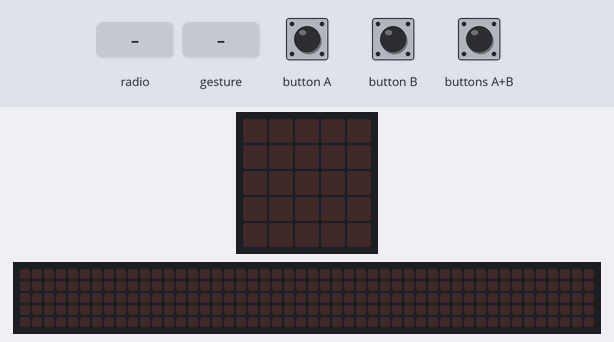
A program run on a simulated BBC micro:bit (MakeCode). Shown: the board's 5×5 LED display, a strip that is not on the board, showing the scrolling text unrolled. The inputs (shaded band) are chosen by the test bench. A tilt is held for 1.5 s and a shake lasts 1 s, then the board lies face up again; the 48×5 strip is a reading aid, not a part: it shows the text the display is scrolling, unrolled, one strip-width of it at a time.

Above: at 1.2 s.
1.3 s: radio message "1" arrives
At 2.5 s:
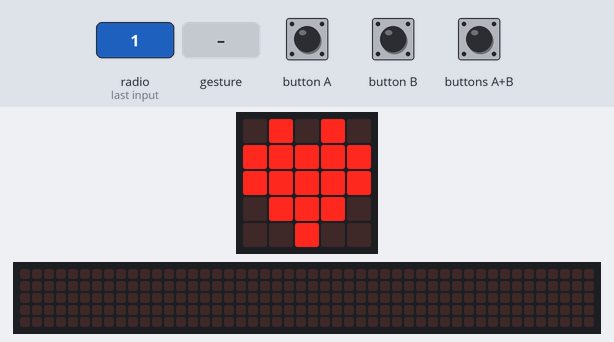
4.3 s: button B pressed for 0.15 s
At 6.92 s:
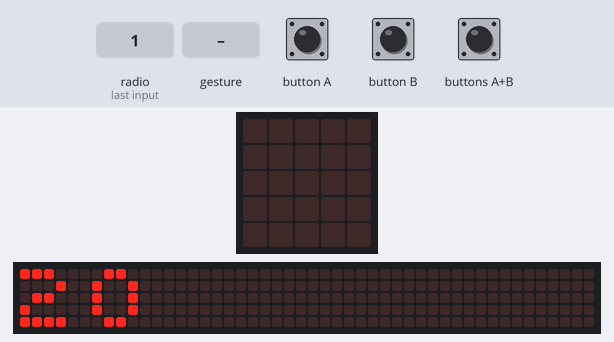
7.3 s: button A pressed for 0.15 s
At 7.8 s:
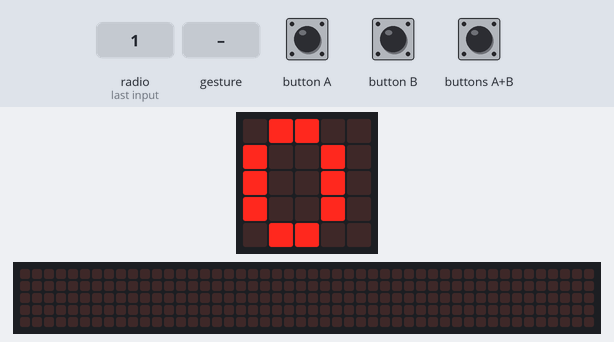
9.7 s: radio message "5" arrives
At 10.2 s:
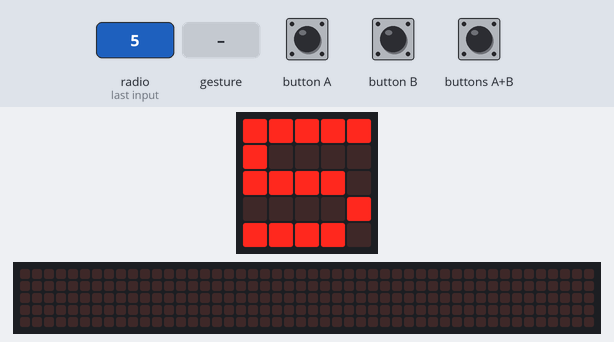
12.7 s: gesture 'shake'
At 13.3 s:
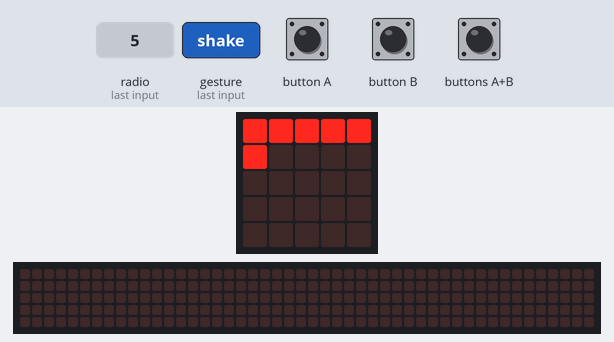
14.5 s: gesture 'logo down'
At 14.67 s:
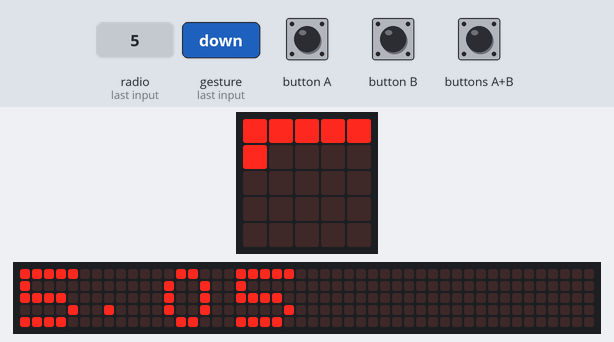
Timing chart, 0 to 17.5 s (numbered marks = the images above; inputs shaded):
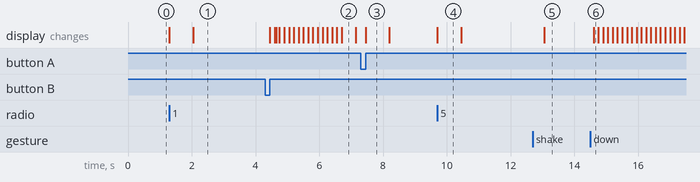

The program:

main.ts
```typescript
// primanje kalorijskog kusura
radio.onReceivedNumber(function (receivedNumber) {
    kalorijski_kusur = receivedNumber
    potrosene_kalorije = kalorijski_kusur
    broj_koraka = kalorijski_kusur * broj_koraka_po_koloriji
    basic.showNumber(kalorijski_kusur)
    basic.showIcon(IconNames.Heart)
    basic.pause(2000)
    reset_dioda()
    for (let index = 0; index < broj_koraka / broj_koraka_po_koloriji; index++) {
        upali_diodu()
    }
})
input.onButtonPressed(Button.A, function () {
    basic.showNumber(0)
    broj_koraka = 0
    reset_dioda()
})
// kolicina kalorija koje su utrosene
input.onGesture(Gesture.LogoDown, function () {
    basic.showNumber(broj_koraka / broj_koraka_po_koloriji)
    basic.clearScreen()
    reset_dioda()
})
input.onGesture(Gesture.Shake, function () {
    broj_koraka += 1
    if (broj_koraka % broj_koraka_po_koloriji == 0) {
        upali_diodu()
    }
})
input.onButtonPressed(Button.B, function () {
    basic.clearScreen()
    basic.showNumber(broj_koraka)
})
function reset_dioda () {
    basic.clearScreen()
    ledX = -1
    ledY = 0
}
function upali_diodu () {
    if (ledY == -1) {
        basic.clearScreen()
    }
    if (ledX < 4) {
        ledX += 1
    } else {
        ledY += 1
        ledX = 0
    }
    led.plot(ledX, ledY)
}
// slanje potrosenih kalorija
input.onButtonPressed(Button.AB, function () {
    potrosene_kalorije = broj_koraka / broj_koraka_po_koloriji
    radio.sendNumber(potrosene_kalorije)
})
let ledY = 0
let ledX = 0
let potrosene_kalorije = 0
let kalorijski_kusur = 0
let broj_koraka_po_koloriji = 0
let broj_koraka = 0
radio.setGroup(0)
broj_koraka = 0
// 20 koraka = 1Kcal
broj_koraka_po_koloriji = 20
reset_dioda()
```

test.ts
```typescript
// тестови иду овде; ово се неће саставити када се овај пакет користи као додатак.
```

Measured:
- after the input at 1.3 s, the display: first changes at once (image 1 shows a later state)
- after the input at 4.3 s, the display: changes after 0.15 s (image 2)
- after the input at 7.3 s, the display: changes after 0.15 s (image 3)
- after the input at 9.7 s, the display: changes at once (image 4)
- after the input at 12.7 s, the display: changes after 0.35 s (image 5)
- after the input at 14.5 s, the display: changes after 0.10 s (image 6)
- what the display in image 2 shows lasts 0.5 s, from 6.7 s to 7.2 s
